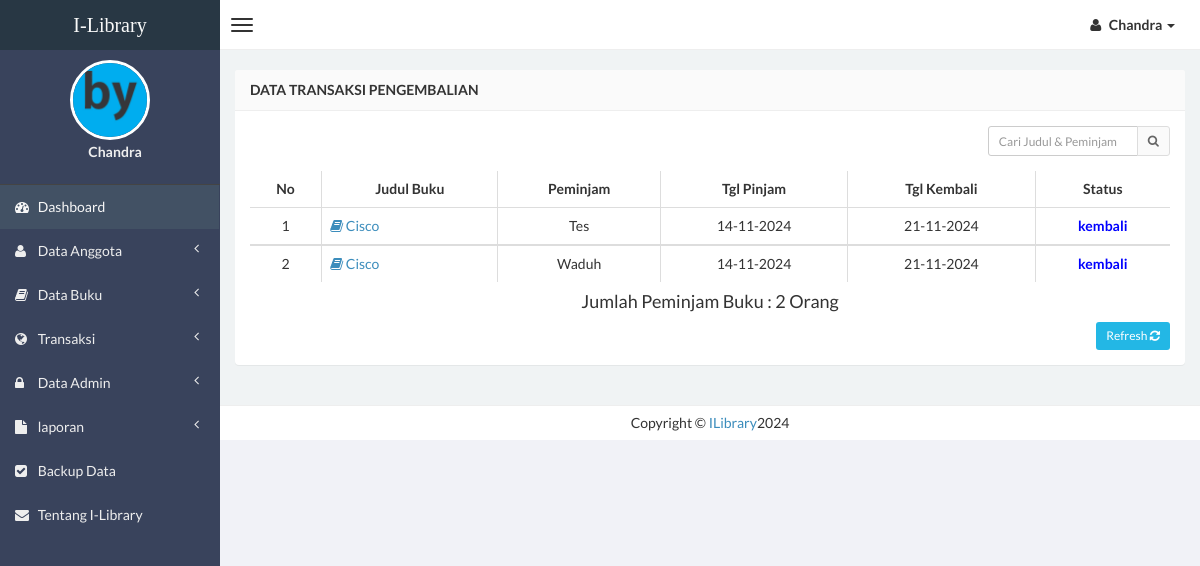
Page /admin/transaksi-kembali.php (signed in) on the earlier database version.
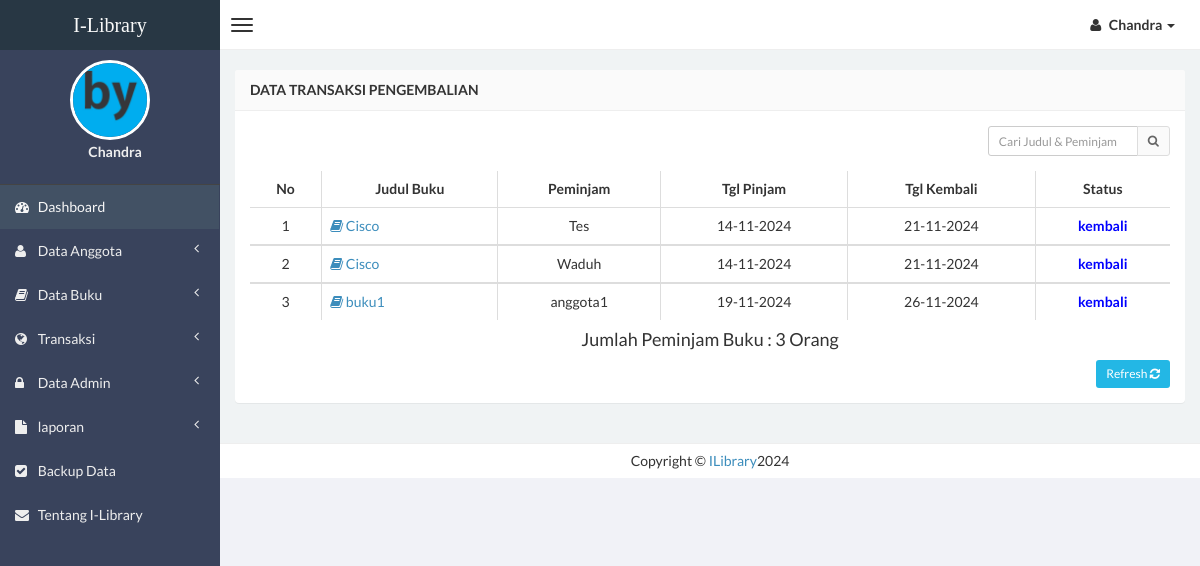
Same page on the later database version.
### tables this page shows
CREATE TABLE `trans_pinjam` (
  `id` int(5) NOT NULL,
  `judul_buku` varchar(250) NOT NULL,
  `id_peminjam` int(4) NOT NULL,
  `nama_peminjam` varchar(100) NOT NULL,
  `tgl_pinjam` varchar(15) NOT NULL,
  `tgl_kembali` varchar(15) NOT NULL,
  `status` varchar(10) NOT NULL,
  `ket` varchar(100) NOT NULL
);

### admin/transaksi-kembali.php (the view, shortened to what the changed rows need)
<?php
if (empty($_SESSION['username'])){
	header('location:../index.php');
} else {
?>
<!DOCTYPE html>
<html>
<head>
    <link href="../css/bootstrap.min.css" rel="stylesheet" type="text/css" />
    <link href="../css/font-awesome.min.css" rel="stylesheet" type="text/css" />
    <link href="../css/ionicons.min.css" rel="stylesheet" type="text/css" />
    <link href="../css/morris/morris.css" rel="stylesheet" type="text/css" />
    <link href="../css/jvectormap/jquery-jvectormap-1.2.2.css" rel="stylesheet" type="text/css" />
    <link href="../css/datepicker/datepicker3.css" rel="stylesheet" type="text/css" />
    <link href="../css/daterangepicker/daterangepicker-bs3.css" rel="stylesheet" type="text/css" />
    <link href="../css/iCheck/all.css" rel="stylesheet" type="text/css" />
    <link href="../css/style.css" rel="stylesheet" type="text/css" />
      </head>
      <body class="skin-black">
<?php } ?>
                <div class="wrapper row-offcanvas row-offcanvas-left">
                    <aside class="right-side">
                <section class="content">
                    <div class="row">
                        <div class="col-xs-12">
                            <div class="panel">
                                <div class="panel-body table-responsive">
                                    <?php
                    $query1="select * from trans_pinjam WHERE status='kembali' ORDER BY id";
                    $tampil=mysql_query($query1) or die(mysql_error());
                    ?>
                                    <table id="example" class="table table-hover table-bordered">
                  <thead>
                      <tr>
                        <th><center>No</center></th>
                        <th><center>Judul Buku </center></th>
                        <th><center>Peminjam </center></th>
                        <th><center>Tgl Pinjam </center></th>
                        <th><center>Tgl Kembali </center></th>
                        <th><center>Status </center></th>
                      </tr>
                  </thead>
                  <?php
                  $no=0;
                      while($data=mysql_fetch_array($tampil))
                    { $no++; ?>
                    <tbody>
                    <tr>
                    <td><center><?php echo $no;?></center></td>
                    <td><a href="detail-buku.php?hal=edit&kd=<?php echo $data['id_peminjam'];?>"><span class="fa fa-book"></span> <?php echo $data['judul_buku'];?></a></td>
                    <td><center><?php echo $data['nama_peminjam'];?></center></td>
                    <td><center><?php echo $data['tgl_pinjam'];?></center></td>
                    <td><center><?php echo $data['tgl_kembali'];?></center></td>
                    <td><center><b><font color="blue"><?php echo $data['status'];?></font></b></center></td>
                    </tr>
                    <?php
              }
              ?>
                   </tbody>
                   </table>
                  <?php $tampil=mysql_query("select * from trans_pinjam where status='kembali' order by id");
                        $pinjam=mysql_num_rows($tampil);
                    ?>
                  <center><h4>Jumlah Peminjam Buku : <?php echo "$pinjam"; ?> Orang </h4> </center>
                                </div>
                            </div>
                        </div>
                    </div>
                </section>
            </aside>
        </div>
</body>
</html>

Differences in the rows shown:
added trans_pinjam: judul_buku "buku1", nama_peminjam "anggota1", tgl_pinjam "19-11-2024", tgl_kembali "26-11-2024", status "kembali"
Other differences:
$pinjam: "2" → "3"
